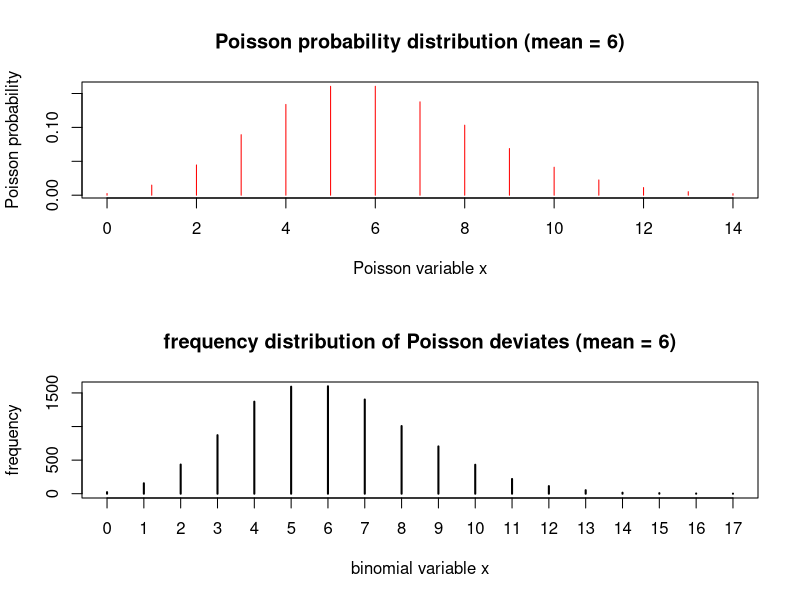

The R source for this figure:
##### Using R library functions for Poisson distribution 

## mu = mean number of events per unit intervel
## x = number of events in the same interval

## Computing Poisson probability density x given mean mu

mu = 10
x = 7
prob = dpois(x,mu)
prob = round(prob, digits=4)
print(paste("Poisson probability for x = ", x, "  mean = ", mu, " is ", prob))

### Function for computing cumulative probability.
### ppois(x,mu) gives cumulative probability for a Poisson distribution from 0 to x.
mu = 10
x = 7
cumulative_probability = ppois(x,mu)
cumulative_probability = round(cumulative_probability, digits=4)
print(paste("cumulative binomial probability for P(x=",x,",  mu=",mu,") = ",
            cumulative_probability) )

### Function for finding x value corresponing to a cumulative probability
mu = 10
cumulative_probability = 0.2202
x_value = qpois(cumulative_probability, mu)
print(paste("x value corresponding to the given  cumulative binomial probability ",
            cumulative_probability,"is ",x_value) )

### Function that returns 4 random deviates from a Poisson distribution of given mean

n = 4
mu = 10
deviates = rpois(n,mu)
print(paste("4 binomial deviates :  "))
print(deviates)


### We plot a Poisson density distribution using dpois()

par(mfrow=c(2,1))

mu = 6
x = seq(0,14)
pdens = dpois(x,mu)
plot(x,pdens, type="h", col="red", xlab = "Poisson variable x",
     ylab="Poisson probability", 
     main="Poisson probability distribution (mean = 6)")

## We generate frequency histogram of binomial deviates using rbinom()
mu = 6
xdev= rpois(10000, mu)
plot(table(xdev), type="h", xlab="binomial variable x", ylab="frequency",
     main="frequency distribution of Poisson deviates (mean = 6)")
